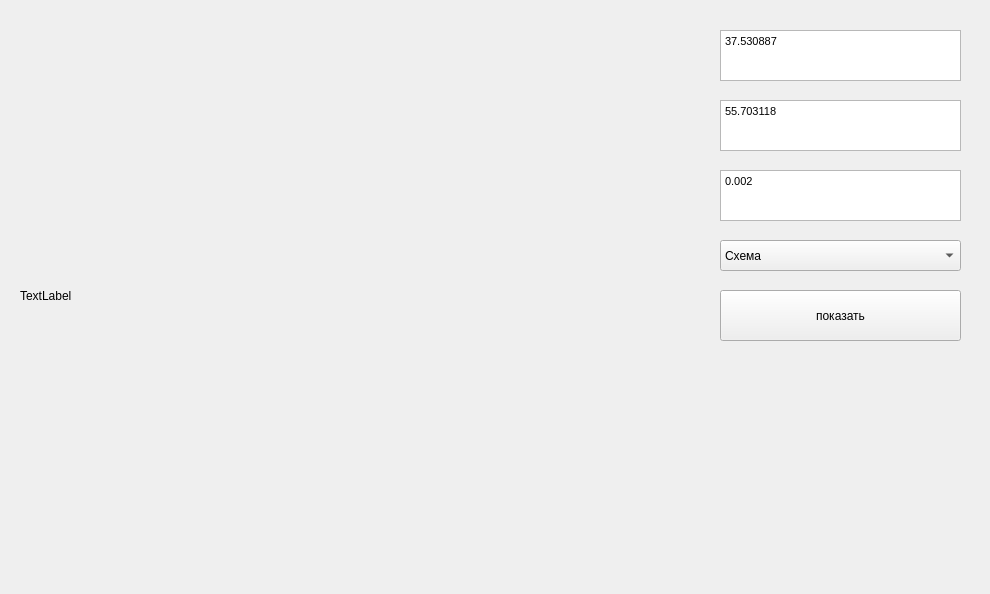
<?xml version="1.0" encoding="UTF-8"?>
<ui version="4.0">
 <class>Form</class>
 <widget class="QWidget" name="Form">
  <property name="geometry">
   <rect>
    <x>0</x>
    <y>0</y>
    <width>990</width>
    <height>594</height>
   </rect>
  </property>
  <property name="windowTitle">
   <string>Form</string>
  </property>
  <widget class="QLabel" name="image">
   <property name="geometry">
    <rect>
     <x>20</x>
     <y>20</y>
     <width>661</width>
     <height>551</height>
    </rect>
   </property>
   <property name="text">
    <string>TextLabel</string>
   </property>
  </widget>
  <widget class="QTextEdit" name="edit_x">
   <property name="geometry">
    <rect>
     <x>720</x>
     <y>30</y>
     <width>241</width>
     <height>51</height>
    </rect>
   </property>
   <property name="html">
    <string>&lt;!DOCTYPE HTML PUBLIC &quot;-//W3C//DTD HTML 4.0//EN&quot; &quot;http://www.w3.org/TR/REC-html40/strict.dtd&quot;&gt;
&lt;html&gt;&lt;head&gt;&lt;meta name=&quot;qrichtext&quot; content=&quot;1&quot; /&gt;&lt;style type=&quot;text/css&quot;&gt;
p, li { white-space: pre-wrap; }
&lt;/style&gt;&lt;/head&gt;&lt;body style=&quot; font-family:'MS Shell Dlg 2'; font-size:8.25pt; font-weight:400; font-style:normal;&quot;&gt;
&lt;p style=&quot; margin-top:0px; margin-bottom:0px; margin-left:0px; margin-right:0px; -qt-block-indent:0; text-indent:0px;&quot;&gt;37.530887&lt;/p&gt;&lt;/body&gt;&lt;/html&gt;</string>
   </property>
   <property name="placeholderText">
    <string>37.530887</string>
   </property>
  </widget>
  <widget class="QTextEdit" name="edit_y">
   <property name="geometry">
    <rect>
     <x>720</x>
     <y>100</y>
     <width>241</width>
     <height>51</height>
    </rect>
   </property>
   <property name="html">
    <string>&lt;!DOCTYPE HTML PUBLIC &quot;-//W3C//DTD HTML 4.0//EN&quot; &quot;http://www.w3.org/TR/REC-html40/strict.dtd&quot;&gt;
&lt;html&gt;&lt;head&gt;&lt;meta name=&quot;qrichtext&quot; content=&quot;1&quot; /&gt;&lt;style type=&quot;text/css&quot;&gt;
p, li { white-space: pre-wrap; }
&lt;/style&gt;&lt;/head&gt;&lt;body style=&quot; font-family:'MS Shell Dlg 2'; font-size:8.25pt; font-weight:400; font-style:normal;&quot;&gt;
&lt;p style=&quot; margin-top:0px; margin-bottom:0px; margin-left:0px; margin-right:0px; -qt-block-indent:0; text-indent:0px;&quot;&gt;55.703118&lt;/p&gt;&lt;/body&gt;&lt;/html&gt;</string>
   </property>
   <property name="placeholderText">
    <string>55.703118</string>
   </property>
  </widget>
  <widget class="QTextEdit" name="mashtab">
   <property name="geometry">
    <rect>
     <x>720</x>
     <y>170</y>
     <width>241</width>
     <height>51</height>
    </rect>
   </property>
   <property name="html">
    <string>&lt;!DOCTYPE HTML PUBLIC &quot;-//W3C//DTD HTML 4.0//EN&quot; &quot;http://www.w3.org/TR/REC-html40/strict.dtd&quot;&gt;
&lt;html&gt;&lt;head&gt;&lt;meta name=&quot;qrichtext&quot; content=&quot;1&quot; /&gt;&lt;style type=&quot;text/css&quot;&gt;
p, li { white-space: pre-wrap; }
&lt;/style&gt;&lt;/head&gt;&lt;body style=&quot; font-family:'MS Shell Dlg 2'; font-size:8.25pt; font-weight:400; font-style:normal;&quot;&gt;
&lt;p style=&quot; margin-top:0px; margin-bottom:0px; margin-left:0px; margin-right:0px; -qt-block-indent:0; text-indent:0px;&quot;&gt;0.002&lt;/p&gt;&lt;/body&gt;&lt;/html&gt;</string>
   </property>
   <property name="placeholderText">
    <string>0.002</string>
   </property>
  </widget>
  <widget class="QPushButton" name="pushButton">
   <property name="geometry">
    <rect>
     <x>720</x>
     <y>290</y>
     <width>241</width>
     <height>51</height>
    </rect>
   </property>
   <property name="text">
    <string>показать</string>
   </property>
  </widget>
  <widget class="QComboBox" name="layer">
   <property name="geometry">
    <rect>
     <x>720</x>
     <y>240</y>
     <width>241</width>
     <height>31</height>
    </rect>
   </property>
   <property name="currentIndex">
    <number>1</number>
   </property>
   <item>
    <property name="text">
     <string>Спутник</string>
    </property>
   </item>
   <item>
    <property name="text">
     <string>Схема</string>
    </property>
   </item>
   <item>
    <property name="text">
     <string>Гибрид</string>
    </property>
   </item>
  </widget>
 </widget>
 <resources/>
 <connections/>
</ui>
